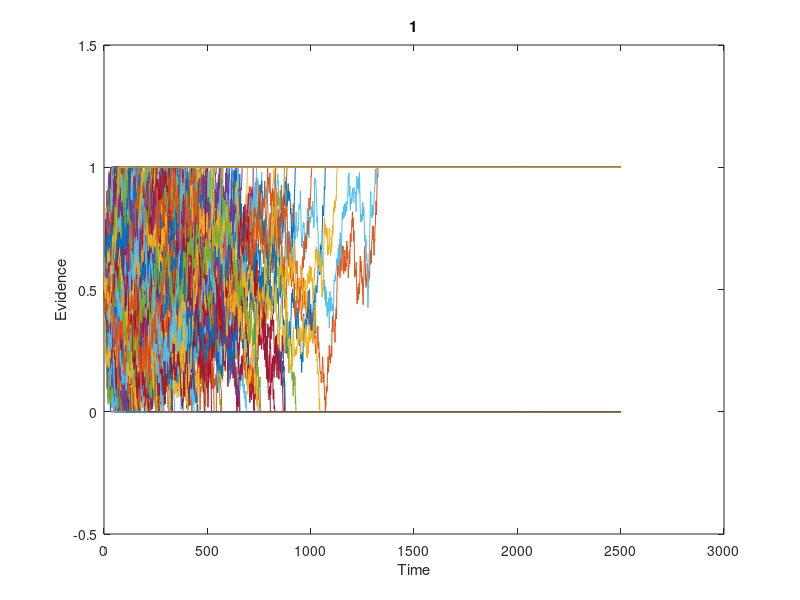
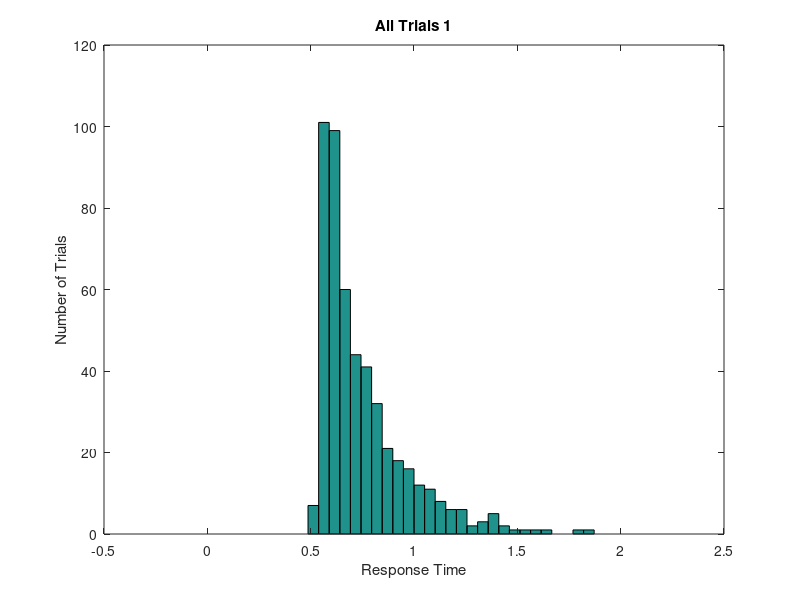

The MATLAB source for these figures, in order: (Note: this script raises an error after producing the figures.)
clear; close all; clc;

%fix step size
dt = 0.001;
%parameter 
ntrials = 500; %NUMBER OF RUNS
mu = 0.5;
ndt = 0.5; %NON-DECISION TIME
sd = 1;   %THIS IS VARIABILITY WITHIN THE WALK.  KEEP FIXED AT 1. 
nsteps = 2500; %MAX LENGTH OF WALK.  INCREASE TILL WARNING GOES AWAY
criterion = 1; %CORRECT BOUNDARY LOCATION, INCORRECT IS ZERO 
beta = 0.5; % NORMALIZED BIAS
bias = beta*criterion; %ACTUAL BIAS

%set random number seed 
rng(19680104);
%OUTPUT VARIABLES
sample = zeros(1,nsteps+1);   %This is a single random draw from normal distribution
path = zeros(ntrials,nsteps+1); %This is all the random walks
rt = zeros(ntrials,1);  %These are the rts across trials 
correct = zeros(ntrials,1); %This is accuracy data. ZERO IS WRONG, ONE IS RIGHT
%LOOP OVER ntrials.  
for j = 1:ntrials
    goodpath = 0;
    while goodpath == 0
        drawn_mu = unifrnd(0.5, 1.5, [1,1]);
        draw = normrnd(drawn_mu*dt,sd*sqrt(dt),[1,nsteps]);  %DRAW A WALK
        sample(1) = bias; %START AT BIAS
        sample(2:nsteps+1) = draw; 
        walk = cumsum(sample); %SUM THE WALK.   
        crossbnd = find((walk > criterion) |(walk < 0)); %TEST BOTH BOUNDARIES  
        if ~isempty(crossbnd) %TEST IF IT CROSSED ONE OF THE BOUNDARIES AT LEAST
            goodpath = 1; %WALK IS GOOD, SET TO 1 TO EXIT WHILE LOOP
            path(j,:) = walk; %SAVE THE WALK
        else
            display('Bad Walk') %NOTIFY BAD WALK AND DRAW AGAIN LOWER
        end;
    end;
    rt(j) = crossbnd(1);  %RT IS FIRST CROSSING
    if path(j,rt(j)) > criterion  %TEST IF CORRECT
        path(j,rt(j):end) = criterion; %SET THE REST OF WALK TO BOUNDARY
        correct(j) = 1; %INDICATE CORRECT TRIAL
    else %TRIALIS INCORRECT
        path(j,rt(j):end) = 0; %SET THE REST OF WALK TO ZERO. 
    end; 
    %Add Non-decision time
    rt(j) = rt(j) + ndt/dt;	
end

%compute accuracy
accuracy = mean(correct);  %COMPUTER FRACTION CORRECT
%convert rt to milliseconds
rt = rt*dt;
%plot all the random walks. 
figure
plot(path');
xlabel('Time')
ylabel('Evidence')
title('1')
set(gca,'YLim',[-0.5 criterion+0.5])
%Make a histogram of all random walks. 
figure  
bins = linspace(0,2,40);  
hist(rt,bins);
xlabel('Response Time')
ylabel('Number of Trials')
title('All Trials 1')
%Make a histogram separating correct from incorrect 
errorrt = rt(find(correct == 0));  % THIS IS JUST THE INCORRECT TRIALS
correctrt = rt(find(correct == 1)); %THIS IS JUST THE CORRECT TRIALS
figure
[n1,x] = hist(errorrt, bins); 
[n2,x] = hist(correctrt, bins);
h = bar(x,[n1; n2]);
legend('Error', 'Correct');

xlabel('Response Time')
ylabel('Number of Trials')
avg_time = mean(errorrt)
title(append('Correct vs Error Trials 1', num2str(avg_time)))


%OUTPUT VARIABLES
sample = zeros(1,nsteps+1);   %This is a single random draw from normal distribution
path = zeros(ntrials,nsteps+1); %This is all the random walks
rt = zeros(ntrials,1);  %These are the rts across trials 
correct = zeros(ntrials,1); %This is accuracy data. ZERO IS WRONG, ONE IS RIGHT
%LOOP OVER ntrials.  
for j = 1:ntrials
    goodpath = 0;
    while goodpath == 0
        draw = normrnd(mu*dt,sd*sqrt(dt),[1,nsteps]);  %DRAW A WALK
        beta = unifrnd(0.01, .99, [1,1]); % NORMALIZED BIAS
        bias = beta * criterion; % ACTUAL BIAS
        sample(1) = bias;
        sample(2:nsteps+1) = draw; 
        walk = cumsum(sample); %SUM THE WALK.   
        crossbnd = find((walk > criterion) |(walk < 0)); %TEST BOTH BOUNDARIES  
        if ~isempty(crossbnd) %TEST IF IT CROSSED ONE OF THE BOUNDARIES AT LEAST
            goodpath = 1; %WALK IS GOOD, SET TO 1 TO EXIT WHILE LOOP
            path(j,:) = walk; %SAVE THE WALK
        else
            display('Bad Walk') %NOTIFY BAD WALK AND DRAW AGAIN LOWER
        end;
    end;
    rt(j) = crossbnd(1);  %RT IS FIRST CROSSING
    if path(j,rt(j)) > criterion  %TEST IF CORRECT
        path(j,rt(j):end) = criterion; %SET THE REST OF WALK TO BOUNDARY
        correct(j) = 1; %INDICATE CORRECT TRIAL
    else %TRIALIS INCORRECT
        path(j,rt(j):end) = 0; %SET THE REST OF WALK TO ZERO. 
    end; 
    %Add Non-decision time
    rt(j) = rt(j) + ndt/dt;	
end

%compute accuracy
accuracy = mean(correct);  %COMPUTER FRACTION CORRECT
%convert rt to milliseconds
rt = rt*dt;
%plot all the random walks. 
figure
plot(path');
xlabel('Time')
ylabel('Evidence')
title('2')
set(gca,'YLim',[-0.5 criterion+0.5])
%Make a histogram of all random walks. 
figure  
bins = linspace(0,2,40);  
hist(rt,bins);
xlabel('Response Time')
ylabel('Number of Trials')
title('All Trials 2')
%Make a histogram separating correct from incorrect 
errorrt = rt(find(correct == 0));  % THIS IS JUST THE INCORRECT TRIALS
correctrt = rt(find(correct == 1)); %THIS IS JUST THE CORRECT TRIALS
figure
[n1,x] = hist(errorrt, bins); 
[n2,x] = hist(correctrt, bins);
h = bar(x,[n1; n2]);
legend('Error', 'Correct');

xlabel('Response Time')
ylabel('Number of Trials')
avg_time = mean(errorrt)
title(append('Correct vs Error Trials 2', num2str(avg_time)))
